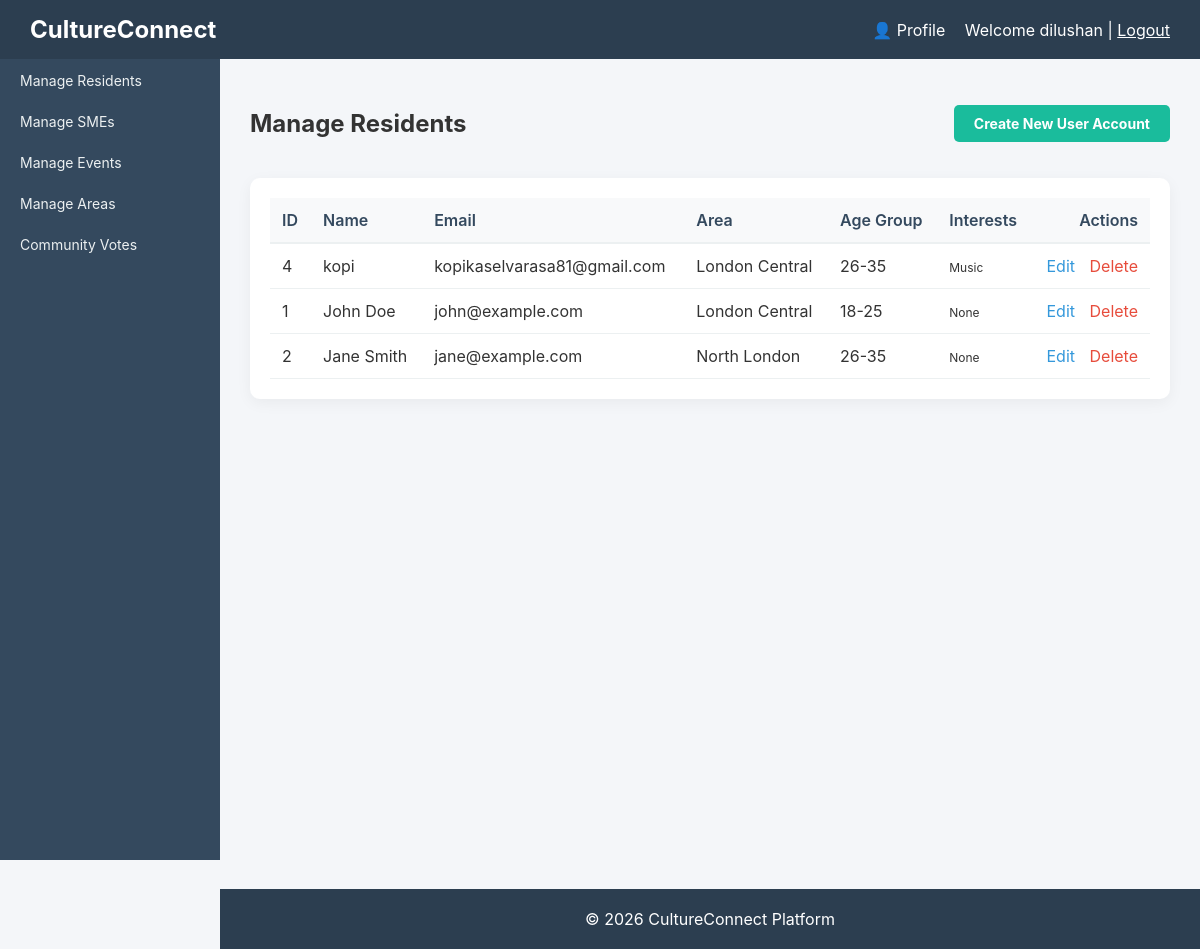
Screenshot of /residents (signed in) with the database file from the repository.
### tables this page shows
CREATE TABLE `users` (
  `id` int(11) NOT NULL,
  `name` varchar(100) DEFAULT NULL,
  `email` varchar(100) DEFAULT NULL,
  `password` varchar(255) DEFAULT NULL,
  `age_group` varchar(50) DEFAULT NULL,
  `gender` varchar(20) DEFAULT NULL,
  `area_id` int(11) DEFAULT NULL,
  `sme_id` int(11) DEFAULT NULL,
  `created_at` timestamp NOT NULL DEFAULT current_timestamp(),
  `role` enum('admin','user','sme') DEFAULT 'user'
);

CREATE TABLE `areas` (
  `id` int(11) NOT NULL,
  `name` varchar(100) NOT NULL
);

### controllers/ResidentController.php (called while the page is built, shortened)
<?php
require_once $_SERVER['DOCUMENT_ROOT'] . '/cultureconnect/models/Resident.php';
class ResidentController {
    public function index() {
        $residentModel = new Resident();
        $query = "SELECT u.*, a.name as area_name,
                  (SELECT GROUP_CONCAT(i.name SEPARATOR ', ')
                   FROM user_interests ui
                   JOIN interests i ON ui.interest_id = i.id
                   WHERE ui.user_id = u.id) as interests
                  FROM users u
                  LEFT JOIN areas a ON u.area_id = a.id
                  WHERE u.role = 'user'
                  ORDER BY u.created_at DESC";
        $stmt = $residentModel->conn->prepare($query);
        $stmt->execute();
        require $_SERVER['DOCUMENT_ROOT'] . '/cultureconnect/views/admin/users.php';
    }
}
?>

### index.php (called while the page is built)
<?php
    require_once 'router.php';
?>

### models/Resident.php (called while the page is built, shortened)
<?php
require_once $_SERVER['DOCUMENT_ROOT'] . '/cultureconnect/config/database.php';
class Resident {
    public function __construct() {
        $database = new Database();
        $this->conn = $database->getConnection();
    }
}
?>

### config/database.php (called while the page is built, shortened)
<?php
class Database {
    private $host = "localhost";
    private $db_name = "cultureconnect";
    private $username = "root";
    private $password = "";
    public function getConnection() {
        $this->conn = null;
        try {
            $this->conn = new PDO(
                "mysql:host=" . $this->host . ";dbname=" . $this->db_name,
                $this->username,
                $this->password
            );
            $this->conn->setAttribute(PDO::ATTR_ERRMODE, PDO::ERRMODE_EXCEPTION);
        } catch(PDOException $exception) {
            echo "Connection error: " . $exception->getMessage();
        }
        return $this->conn;
    }
}

### views/admin/users.php (the view)
<?php include($_SERVER['DOCUMENT_ROOT'] . '/cultureconnect/views/layouts/header.php'); ?>
<div class="content">
    <div class="flex-between mb-20">
        <h2>Manage Residents</h2>
        <a href="/cultureconnect/admin/users/add" class="btn btn-success">Create New User Account</a>
    </div>
    <div class="activity">
        <table>
            <thead>
                <tr>
                    <th>ID</th>
                    <th>Name</th>
                    <th>Email</th>
                    <th>Area</th>
                    <th>Age Group</th>
                    <th>Interests</th>
                    <th class="text-right">Actions</th>
                </tr>
            </thead>
            <tbody>
                <?php while ($row = $stmt->fetch(PDO::FETCH_ASSOC)): ?>
                    <tr>
                        <td><?php echo $row['id']; ?></td>
                        <td><?php echo $row['name']; ?></td>
                        <td><?php echo $row['email']; ?></td>
                        <td><?php echo $row['area_name']; ?></td>
                        <td><?php echo $row['age_group']; ?></td>
                        <td><span class="fs-12"><?php echo htmlspecialchars($row['interests'] ?? 'None'); ?></span></td>
                        <td class="text-right">
                            <a href="/cultureconnect/residents/edit?id=<?php echo $row['id']; ?>" class="btn-link-edit" style="color: #3498db; text-decoration: none; margin-right: 10px;">Edit</a>
                            <a href="/cultureconnect/residents/delete?id=<?php echo $row['id']; ?>" class="btn-link-delete" style="color: #e74c3c; text-decoration: none;" onclick="return confirm('Are you sure you want to delete this resident?')">Delete</a>
                        </td>
                    </tr>
                <?php endwhile; ?>
            </tbody>
        </table>
    </div>
</div>
<?php include($_SERVER['DOCUMENT_ROOT'] . '/cultureconnect/views/layouts/footer.php'); ?>

### assets/css/style.css (style rules this page uses)
body { margin: 0; font-family: 'Inter', Arial, Helvetica, sans-serif; background: #f4f6f9; color: #333; }
.content { margin-left: 220px; padding: 30px; min-height: calc(100vh - 60px); }
.btn { display: inline-block; padding: 10px 20px; border-radius: 5px; text-decoration: none; font-weight: bold; cursor: pointer; border: none; transition: background 0.3s; font-size: 14px; text-align: center; }
.btn-success { background: #1abc9c; color: white; }
.activity { background: white; padding: 20px; border-radius: 10px; box-shadow: 0 4px 15px rgba(0,0,0,0.05); }
table { width: 100%; border-collapse: collapse; }
th { text-align: left; padding: 12px; background: #f8f9fa; color: #34495e; font-weight: 600; border-bottom: 2px solid #ecf0f1; }
td { padding: 12px; border-bottom: 1px solid #ecf0f1; vertical-align: middle; }
.fs-12 { font-size: 12px; }
.text-right { text-align: right; }
.mb-20 { margin-bottom: 20px; }
.flex-between { display: flex; justify-content: space-between; align-items: center; }

### rows the page displays
users: id "4", name "kopi", email "kopikaselvarasa81@gmail.com", area.name "London Central", age_group "26-35", interests "Music"
users: id "1", name "John Doe", email "john@example.com", area.name "London Central", age_group "18-25", interests "None"
users: id "2", name "Jane Smith", email "jane@example.com", area.name "North London", age_group "26-35", interests "None"

### other values shown
$_SESSION['username'] "dilushan"
